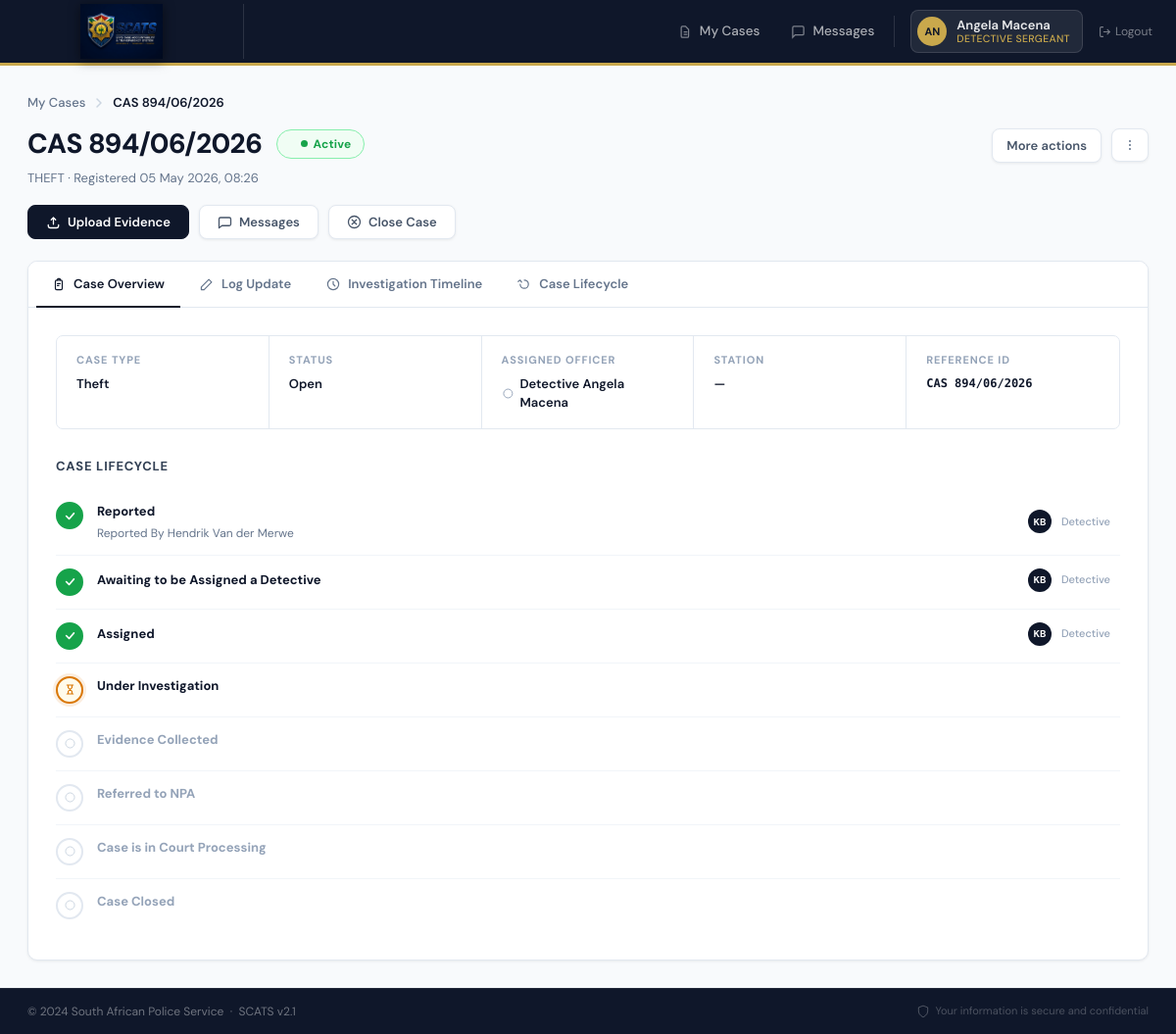
The app's page /cases/6/ (signed in) with its own data.
### Detective/models.py (models this page shows, shortened)
class Detective(models.Model):
    user = models.OneToOneField(User, on_delete=models.CASCADE)
    personnel_number = models.CharField(max_length=50, unique=True)
    rank = models.CharField(max_length=50, default="Detective")

class Case(models.Model):
    cas_number = models.CharField(max_length=50)
    crime_category = models.CharField(max_length=100)
    status = models.CharField(max_length=50)
    victim_name = models.CharField(max_length=255, null=True, blank=True)
    assigned_to = models.ForeignKey(
        User,
        on_delete=models.CASCADE,
        related_name="assigned_cases",
    )
    created_by = models.ForeignKey(
        User,
        on_delete=models.SET_NULL,
        null=True,
        blank=True,
        related_name="created_cases",
    )
    created_at = models.DateTimeField(auto_now_add=True)
    updated_at = models.DateTimeField(auto_now=True)
    closure_reason = models.CharField(max_length=255, null=True, blank=True)
    closure_summary = models.TextField(null=True, blank=True)

class CaseLifecycleStage(models.Model):
    case = models.ForeignKey(Case, on_delete=models.CASCADE, related_name="lifecycle_stages")
    stage_key = models.CharField(max_length=50, choices=LIFECYCLE_STAGES)
    status = models.CharField(max_length=10, choices=STAGE_STATUS, default="pending")
    note = models.CharField(max_length=255, blank=True)
    updated_at = models.DateTimeField(auto_now=True)
    class Meta:
        unique_together = ("case", "stage_key")
        ordering = ["id"]

### Detective/views.py (the view)
# urls.py: path('cases/<int:pk>/', views.case_detail, name='case_detail'),
@login_required
def case_detail(request, pk):
    case = get_object_or_404(Case, pk=pk, assigned_to=request.user)
    updates = case.updates.all().order_by("-created_at")
    for key, _ in LIFECYCLE_STAGES:
        CaseLifecycleStage.objects.get_or_create(case=case, stage_key=key)
    lifecycle_stages = case.lifecycle_stages.all()  # ordered by id
    return render(request, "cases/case_detail.html", {
        "case": case,
        "updates": updates,
        "lifecycle_stages": lifecycle_stages,
    })

### templates/cases/case_detail.html (shortened to what this page needs)
{% extends "base.html" %}
{% block content %}
<nav class="breadcrumb" aria-label="Breadcrumb">
  <a href="{% url 'my_cases' %}">My Cases</a>
  <svg width="12" height="12" class="sep"><use href="#icon-breadcrumb-arrow"/></svg>
  <span class="current">{{ case.cas_number }}</span>
</nav>
<div class="page-header">
  <div class="header-left">
    <h1>{{ case.cas_number }}</h1>
    {% if case.status == "Investigating" %}
      <span class="badge badge-investigating"><span class="badge-dot"></span>{{ case.status }}</span>
    {% elif case.status == "CASE CLOSED" or case.status == "Closed" %}
      <span class="badge badge-closed"><span class="badge-dot"></span>Closed</span>
    {% elif case.status == "Stalled" %}
      <span class="badge badge-stalled"><span class="badge-dot"></span>{{ case.status }}</span>
    {% else %}
      <span class="badge badge-active"><span class="badge-dot"></span>Active</span>
    {% endif %}
  </div>
  <div class="more-actions">
    <button class="more-actions-btn" onclick="showToast('info','More Actions','Additional case actions coming soon.')">
      More actions
    </button>
    <button class="kebab-btn" onclick="showToast('info','Options','Case options menu coming soon.')">
      <svg width="16" height="16"><use href="#icon-kebab"/></svg>
    </button>
  </div>
</div>
<p class="page-sub">{{ case.crime_category|upper }}&nbsp;&middot;&nbsp;Registered {{ case.created_at|date:"d M Y, H:i" }}</p>
<div class="action-bar">
  <a href="{% url 'upload_evidence' case.id %}" class="btn btn-primary" onclick="scheduleToast('success','Evidence Upload','Evidence upload page opened.')">
    <svg width="15" height="15"><use href="#icon-upload"/></svg>
    Upload Evidence
  </a>
  <a href="{% url 'messages_case' case.id %}" class="btn btn-outline">
    <svg width="15" height="15"><use href="#icon-message"/></svg>
    Messages
  </a>
  {% if case.status == "CASE CLOSED" or case.status == "Closed" %}
    <button type="button" class="btn btn-danger" disabled>
      <svg width="15" height="15"><use href="#icon-x-circle"/></svg>
      Case Closed
    </button>
  {% else %}
    <a href="{% url 'close_case' case.id %}" class="btn btn-outline"
       onclick="scheduleToast('warning','Close Case','You are about to close this case. This action is permanent.')">
      <svg width="15" height="15"><use href="#icon-x-circle"/></svg>
      Close Case
    </a>
  {% endif %}
</div>
<div class="tabs-wrapper">
  <nav class="tabs-nav" role="tablist" aria-label="Case sections">
    <button class="tab-btn active" role="tab" id="tab-overview" aria-controls="panel-overview" aria-selected="true" onclick="switchTab('overview')">
      <svg width="14" height="14"><use href="#icon-clipboard"/></svg>Case Overview
    </button>
    <button class="tab-btn" role="tab" id="tab-update" aria-controls="panel-update" aria-selected="false" onclick="switchTab('update')">
      <svg width="14" height="14"><use href="#icon-edit"/></svg>Log Update
    </button>
    <button class="tab-btn" role="tab" id="tab-timeline" aria-controls="panel-timeline" aria-selected="false" onclick="switchTab('timeline')">
      <svg width="14" height="14"><use href="#icon-clock"/></svg>Investigation Timeline
    </button>
    <button class="tab-btn" role="tab" id="tab-lifecycle" aria-controls="panel-lifecycle" aria-selected="false" onclick="switchTab('lifecycle')">
      <svg width="14" height="14"><use href="#icon-lifecycle"/></svg>Case Lifecycle
    </button>
  </nav>
  <div class="tab-panel active" id="panel-overview" role="tabpanel" aria-labelledby="tab-overview">
    <div class="overview-grid">
      <div class="overview-cell">
        <div class="field-label">Case Type</div>
        <div class="field-value">{{ case.crime_category }}</div>
      </div>
      <div class="overview-cell">
        <div class="field-label">Status</div>
        <div class="field-value">
          {{ case.status }}
        </div>
      </div>
      <div class="overview-cell">
        <div class="field-label">Assigned Officer</div>
        <div class="field-value">
          <svg width="13" height="13" style="color:var(--grey-400)"><use href="#icon-circle"/></svg>
          Detective {{ case.assigned_to.get_full_name|default:case.assigned_to.username }}
        </div>
      </div>
      <div class="overview-cell">
        <div class="field-label">Station</div>
        <div class="field-value">{{ case.station|default:"&mdash;" }}</div>
      </div>
      <div class="overview-cell">
        <div class="field-label">Reference ID</div>
        <div class="field-value" style="font-family:var(--mono);font-size:12px;">{{ case.reference_id|default:case.cas_number }}</div>
      </div>
    </div>
    <div class="lifecycle-section">
      <div class="lifecycle-title">Case Lifecycle</div>
      <ul class="lifecycle-list">
        {% for stage in lifecycle_stages %}
        <li class="lifecycle-item {{ stage.status }}">
          <div class="lc-icon-wrap">
            <div class="lc-icon">
              {% if stage.status == "done" %}
                <svg width="13" height="13"><use href="#icon-check"/></svg>
              {% elif stage.status == "current" %}
                <svg width="13" height="13"><use href="#icon-hourglass"/></svg>
              {% else %}
                <svg width="13" height="13"><use href="#icon-circle"/></svg>
              {% endif %}
            </div>
          </div>
          <div class="lc-content">
            <div class="lc-row">
              <div>
                <div class="lc-name">{{ stage.get_stage_key_display }}</div>
                {% if stage.note %}<div class="lc-note">{{ stage.note }}</div>{% endif %}
              </div>
              {% if stage.status == "done" %}
              <div class="lc-meta-right">
                <div class="lc-avatar">{{ stage.actor_initials|default:"KB" }}</div>
                <div class="lc-role">{{ stage.actor_role|default:"Detective" }}</div>
              </div>
              {% endif %}
            </div>
          </div>
        </li>
        {% endfor %}
      </ul>
    </div>
  </div>
</div>
{% endblock %}

### templates/base.html (shortened to what this page needs)
{% load static %}
<!doctype html>
<html lang="en">
  <head>
  </head>
  <body>
    <header class="site-header">
      <div class="header-inner">
        <a href="#" class="logo-block">
          <img
            src="{% static 'images/scats_logo.jpeg' %}"
            alt="SCATS Logo"
            class="logo-img"
          />
        </a>
        <nav class="primary-nav">
          <a
            href="{% url 'my_cases' %}"
            class="nav-item{% if request.resolver_match.url_name == 'my_cases' %} active{% endif %}"
          >
            <svg width="15" height="15" fill="none" stroke="currentColor" stroke-width="2" viewBox="0 0 24 24">
              <path d="M9 12h6M9 16h6M17 21H7a2 2 0 01-2-2V5a2 2 0 012-2h5l5 5v11a2 2 0 01-2 2z"/>
            </svg>
            My Cases
          </a>
          <a
            href="{% url 'messages' %}"
            class="nav-item{% if request.resolver_match.url_name == 'messages' %} active{% endif %}"
          >
            <svg width="15" height="15" fill="none" stroke="currentColor" stroke-width="2" viewBox="0 0 24 24">
              <path d="M21 15a2 2 0 01-2 2H7l-4 4V5a2 2 0 012-2h14a2 2 0 012 2z"/>
            </svg>
            Messages
          </a>
        </nav>
        <div class="header-right">
          <div class="user-pill">
            <div class="user-avatar">
              {{ request.user.get_full_name|slice:":2"|upper|default:"U" }}
            </div>
            <div class="user-info">
              <span class="user-name">{{ request.user.get_full_name|default:"User" }}</span>
              {% if request.user.detective %}
                <span class="user-rank">{{ request.user.detective.rank }}</span>
              {% endif %}
            </div>
          </div>
          <form method="post" action="{% url 'logout' %}" style="display:inline; margin:0">
            <button
              type="submit"
              class="logout-link"
              style="background:none; border:none; cursor:pointer; font-family:'DM Sans',sans-serif; padding:0"
            >
              <svg width="13" height="13" fill="none" stroke="currentColor" stroke-width="2" viewBox="0 0 24 24">
                <path d="M9 21H5a2 2 0 01-2-2V5a2 2 0 012-2h4M16 17l5-5-5-5M21 12H9"/>
              </svg>
              Logout
            </button>
          </form>
        </div>
      </div>
    </header>
    <main class="page-wrapper">
      <div class="content-area">{% block content %}{% endblock %}</div>
    </main>
    <footer class="site-footer">
      <span class="footer-left">
        &copy; 2024 South African Police Service &nbsp;·&nbsp; SCATS v2.1
      </span>
      <div class="footer-right">
        <svg class="footer-shield" fill="none" stroke="currentColor" stroke-width="1.5" viewBox="0 0 24 24">
          <path d="M12 22s8-4 8-10V5l-8-3-8 3v7c0 6 8 10 8 10z"/>
        </svg>
        Your information is secure and confidential
      </div>
    </footer>
  </body>
</html>

### templates/base.html (style rules this page uses)
*, *::before, *::after { box-sizing: border-box; margin: 0; padding: 0; }
:root { --navy: #0a1628; --navy-mid: #0f2040; --navy-light: #1a3560; --gold: #c9a84c; --gold-light: #e8c76a; --sky: #2563b8; --sky-light: #3b7dd8; --bg: #f0f3f8; --surface: #ffffff; --border: #dde3ef; --text-main: #0a1628; --text-muted: #6b7a99; --text-light: #9aa3bb; --green: #166534; --green-bg: #dcfce7; --red: #991b1b; --red-bg: #fee2e2; --amber: #92400e; --amber-bg: #fef3c7; --blue: #1d4ed8; --blue-bg: #dbeafe; --radius: 8px; --radius-lg: 12px; --shadow-sm: 0 1px 3px rgba(10, 22, 40, 0.08), 0 1px 2px rgba(10, 22, 40, 0.06); --shadow: 0 4px 12px rgba(10, 22, 40, 0.1), 0 2px 6px rgba(10, 22, 40, 0.06); }
body { font-family: "DM Sans", sans-serif; background-color: var(--bg); color: var(--text-main); min-height: 100vh; display: flex; flex-direction: column; }
.site-header { background: var(--navy); border-bottom: 3px solid var(--gold); position: sticky; top: 0; z-index: 100; }
.header-inner { display: flex; align-items: center; gap: 0; height: 64px; padding: 0 24px; }
.logo-block { display: flex; align-items: center; padding-right: 24px; border-right: 1px solid rgba(255, 255, 255, 0.12); text-decoration: none; flex-shrink: 0; }
.logo-img { width: 200px; height: 56px; object-fit: contain; flex-shrink: 0; filter: drop-shadow(0 2px 6px rgba(0,0,0,0.5)); }
.primary-nav { display: flex; align-items: stretch; gap: 0; height: 100%; }
.nav-item { display: flex; align-items: center; gap: 7px; padding: 0 16px; color: rgba(255, 255, 255, 0.65); text-decoration: none; font-size: 13.5px; font-weight: 500; border-bottom: 3px solid transparent; margin-bottom: -3px; transition: color 0.15s, border-color 0.15s, background 0.15s; white-space: nowrap; }
.nav-item svg { flex-shrink: 0; opacity: 0.7; transition: opacity 0.15s; }
.header-right { display: flex; align-items: center; gap: 16px; padding-left: 12px; margin-left: auto; flex-shrink: 0; }
.user-pill { display: flex; align-items: center; gap: 10px; background: rgba(255, 255, 255, 0.08); border: 1px solid rgba(255, 255, 255, 0.12); border-radius: 8px; padding: 6px 12px 6px 6px; cursor: pointer; transition: background 0.15s; text-decoration: none; }
.user-avatar { width: 30px; height: 30px; border-radius: 50%; background: var(--gold); color: var(--navy); font-size: 11px; font-weight: 700; display: flex; align-items: center; justify-content: center; flex-shrink: 0; }
.user-info { display: flex; flex-direction: column; line-height: 1.2; }
.user-name { font-size: 13px; font-weight: 600; color: rgba(255, 255, 255, 0.9); }
.user-rank { font-size: 10.5px; font-weight: 500; color: var(--gold); letter-spacing: 0.3px; text-transform: uppercase; }
.logout-link { font-size: 12px; color: rgba(255, 255, 255, 0.45); text-decoration: none; display: flex; align-items: center; gap: 4px; transition: color 0.15s; }
.page-wrapper { flex: 1; display: flex; flex-direction: column; }
.content-area { flex: 1; padding: 28px 28px; max-width: 1400px; width: 100%; margin: 0 auto; }
.site-footer { background: var(--navy); border-top: 1px solid rgba(255, 255, 255, 0.08); padding: 14px 28px; display: flex; align-items: center; justify-content: space-between; }
.footer-left { font-size: 12px; color: rgba(255, 255, 255, 0.4); }
.footer-right { display: flex; align-items: center; gap: 6px; font-size: 11px; color: rgba(255, 255, 255, 0.25); }
.footer-shield { width: 14px; height: 14px; color: rgba(255, 255, 255, 0.3); }
.btn { display: inline-flex; align-items: center; gap: 6px; padding: 9px 16px; border-radius: var(--radius); font-family: "DM Sans", sans-serif; font-size: 13.5px; font-weight: 500; cursor: pointer; border: none; transition: all 0.15s; text-decoration: none; white-space: nowrap; }
.btn-primary { background: var(--sky); color: white; }
.badge { display: inline-flex; align-items: center; gap: 4px; padding: 3px 10px; border-radius: 20px; font-size: 11.5px; font-weight: 600; letter-spacing: 0.2px; white-space: nowrap; }
.badge::before { content: ""; width: 5px; height: 5px; border-radius: 50%; flex-shrink: 0; }

### records on screen
Case: cas_number "CAS 894/06/2026", crime_category "THEFT", created_at "05 May 2026, 08:26", crime_category "Theft", status "Open", assigned_to.get_full_name "Angela Macena", reference_id "CAS 894/06/2026"
CaseLifecycleStage: status "done" (drawn), stage_key "Reported", note "Reported By Hendrik Van der Merwe", actor_initials "KB", actor_role "Detective"
CaseLifecycleStage: status "done" (drawn), stage_key "Awaiting to be Assigned a Detective", actor_initials "KB", actor_role "Detective"
CaseLifecycleStage: status "done" (drawn), stage_key "Assigned", actor_initials "KB", actor_role "Detective"
CaseLifecycleStage: status "current" (drawn), stage_key "Under Investigation"
CaseLifecycleStage: status "pending" (drawn), stage_key "Evidence Collected"
CaseLifecycleStage: status "pending" (drawn), stage_key "Referred to NPA"
CaseLifecycleStage: status "pending" (drawn), stage_key "Case is in Court Processing"
CaseLifecycleStage: status "pending" (drawn), stage_key "Case Closed"

### other values on screen
{{ request.user.get_full_name|slice:":2"|upper|default:"U" }} "AN"
{{ request.user.get_full_name|default:"User" }} "Angela Macena"
{{ request.user.detective.rank }} "DETECTIVE SERGEANT"
{{ case.station|default:"&mdash;" }} "—"
